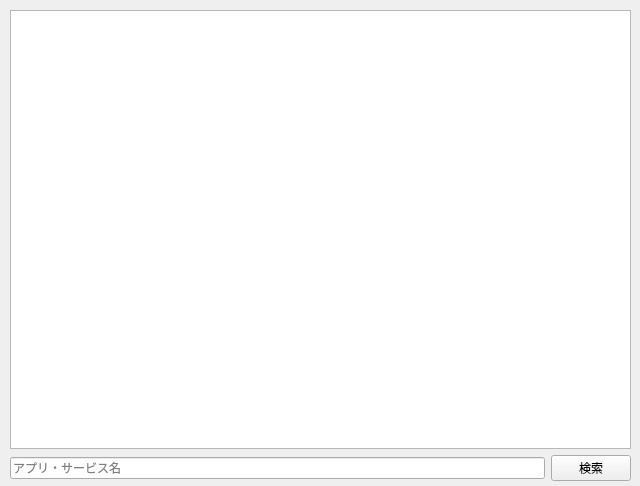
<?xml version="1.0" encoding="UTF-8"?>
<ui version="4.0">
 <class>MainWindow</class>
 <widget class="QMainWindow" name="MainWindow">
  <property name="enabled">
   <bool>true</bool>
  </property>
  <property name="geometry">
   <rect>
    <x>0</x>
    <y>0</y>
    <width>640</width>
    <height>486</height>
   </rect>
  </property>
  <property name="windowTitle">
   <string>PasswordManager</string>
  </property>
  <widget class="QWidget" name="Widget">
   <widget class="QWidget" name="verticalLayoutWidget">
    <property name="geometry">
     <rect>
      <x>10</x>
      <y>10</y>
      <width>621</width>
      <height>471</height>
     </rect>
    </property>
    <layout class="QVBoxLayout" name="verticalLayout">
     <item>
      <widget class="QListView" name="listView"/>
     </item>
     <item>
      <layout class="QHBoxLayout" name="horizontalLayout">
       <item>
        <widget class="QLineEdit" name="nameInput">
         <property name="placeholderText">
          <string>アプリ・サービス名</string>
         </property>
        </widget>
       </item>
       <item>
        <widget class="QPushButton" name="searchBtn">
         <property name="text">
          <string>検索</string>
         </property>
         <property name="checkable">
          <bool>false</bool>
         </property>
        </widget>
       </item>
      </layout>
     </item>
    </layout>
   </widget>
  </widget>
 </widget>
 <resources/>
 <connections/>
</ui>
